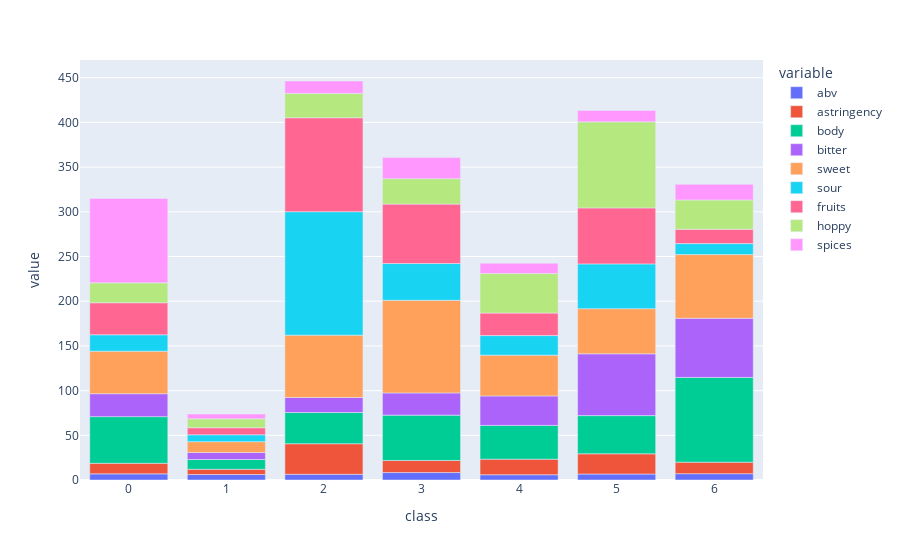

Notebook code for this chart:
### Code cell
fig = px.bar(bar_df, x="class", y=['abv', 'astringency', 'body', 'bitter', 'sweet', 'sour',
       'fruits', 'hoppy', 'spices'])
fig.show()

### Figure 1 — Plotly figure (JSON) as saved in the notebook; plotly's stock layout.template omitted (floating-point values rounded to 4 significant figures)
{"data": [{"alignmentgroup": "True", "hovertemplate": "variable=abv<br>class=%{x}<br>value=%{y}<extra></extra>", "legendgroup": "abv", "marker": {"color": "#636efa", "pattern": {"shape": ""}}, "name": "abv", "offsetgroup": "abv", "orientation": "v", "showlegend": true, "textposition": "auto", "type": "bar", "x": [0, 1, 2, 3, 4, 5, 6], "xaxis": "x", "y": [6.861, 6.115, 6.377, 8.317, 5.86, 6.695, 7.065], "yaxis": "y"}, {"alignmentgroup": "True", "hovertemplate": "variable=astringency<br>class=%{x}<br>value=%{y}<extra></extra>", "legendgroup": "astringency", "marker": {"color": "#EF553B", "pattern": {"shape": ""}}, "name": "astringency", "offsetgroup": "astringency", "orientation": "v", "showlegend": true, "textposition": "auto", "type": "bar", "x": [0, 1, 2, 3, 4, 5, 6], "xaxis": "x", "y": [11.81, 5.84, 34.21, 13.49, 17.45, 22.63, 12.89], "yaxis": "y"}, {"alignmentgroup": "True", "hovertemplate": "variable=body<br>class=%{x}<br>value=%{y}<extra></extra>", "legendgroup": "body", "marker": {"color": "#00cc96", "pattern": {"shape": ""}}, "name": "body", "offsetgroup": "body", "orientation": "v", "showlegend": true, "textposition": "auto", "type": "bar", "x": [0, 1, 2, 3, 4, 5, 6], "xaxis": "x", "y": [52.21, 10.94, 34.9, 50.74, 37.74, 42.71, 94.78], "yaxis": "y"}, {"alignmentgroup": "True", "hovertemplate": "variable=bitter<br>class=%{x}<br>value=%{y}<extra></extra>", "legendgroup": "bitter", "marker": {"color": "#ab63fa", "pattern": {"shape": ""}}, "name": "bitter", "offsetgroup": "bitter", "orientation": "v", "showlegend": true, "textposition": "auto", "type": "bar", "x": [0, 1, 2, 3, 4, 5, 6], "xaxis": "x", "y": [25.66, 7.884, 16.84, 24.87, 32.99, 69.13, 66.18], "yaxis": "y"}, {"alignmentgroup": "True", "hovertemplate": "variable=sweet<br>class=%{x}<br>value=%{y}<extra></extra>", "legendgroup": "sweet", "marker": {"color": "#FFA15A", "pattern": {"shape": ""}}, "name": "sweet", "offsetgroup": "sweet", "orientation": "v", "showlegend": true, "textposition": "auto", "type": "bar", "x": [0, 1, 2, 3, 4, 5, 6], "xaxis": "x", "y": [47.56, 12.14, 69.72, 103.6, 45.59, 50.45, 71.24], "yaxis": "y"}, {"alignmentgroup": "True", "hovertemplate": "variable=sour<br>class=%{x}<br>value=%{y}<extra></extra>", "legendgroup": "sour", "marker": {"color": "#19d3f3", "pattern": {"shape": ""}}, "name": "sour", "offsetgroup": "sour", "orientation": "v", "showlegend": true, "textposition": "auto", "type": "bar", "x": [0, 1, 2, 3, 4, 5, 6], "xaxis": "x", "y": [18.35, 7.68, 138.1, 41.15, 21.95, 50.13, 12.29], "yaxis": "y"}, {"alignmentgroup": "True", "hovertemplate": "variable=fruits<br>class=%{x}<br>value=%{y}<extra></extra>", "legendgroup": "fruits", "marker": {"color": "#FF6692", "pattern": {"shape": ""}}, "name": "fruits", "offsetgroup": "fruits", "orientation": "v", "showlegend": true, "textposition": "auto", "type": "bar", "x": [0, 1, 2, 3, 4, 5, 6], "xaxis": "x", "y": [35.82, 7.836, 105.0, 66.45, 25.2, 62.63, 15.99], "yaxis": "y"}, {"alignmentgroup": "True", "hovertemplate": "variable=hoppy<br>class=%{x}<br>value=%{y}<extra></extra>", "legendgroup": "hoppy", "marker": {"color": "#B6E880", "pattern": {"shape": ""}}, "name": "hoppy", "offsetgroup": "hoppy", "orientation": "v", "showlegend": true, "textposition": "auto", "type": "bar", "x": [0, 1, 2, 3, 4, 5, 6], "xaxis": "x", "y": [22.24, 10.01, 27.24, 28.47, 44.16, 96.24, 32.83], "yaxis": "y"}, {"alignmentgroup": "True", "hovertemplate": "variable=spices<br>class=%{x}<br>value=%{y}<extra></extra>", "legendgroup": "spices", "marker": {"color": "#FF97FF", "pattern": {"shape": ""}}, "name": "spices", "offsetgroup": "spices", "orientation": "v", "showlegend": true, "textposition": "auto", "type": "bar", "x": [0, 1, 2, 3, 4, 5, 6], "xaxis": "x", "y": [94.44, 5.346, 13.91, 23.56, 11.48, 12.79, 17.51], "yaxis": "y"}], "layout": {"barmode": "relative", "legend": {"title": {"text": "variable"}, "tracegroupgap": 0}, "margin": {"t": 60}, "xaxis": {"anchor": "y", "domain": [0, 1], "title": {"text": "class"}}, "yaxis": {"anchor": "x", "domain": [0, 1], "title": {"text": "value"}}}}
